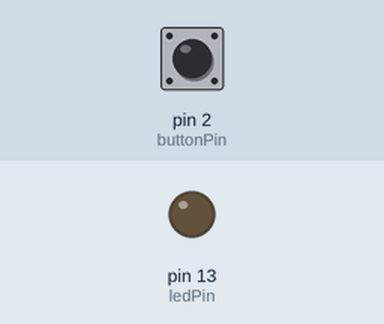
The sketch below on a simulated Arduino Uno, built with avr-gcc and run on an emulated ATmega328P. On the bench: output pins drawn as LEDs (lit = HIGH). The test bench sets the inputs (shaded band); at power-on: pin 2 (buttonPin) LOW.

Above: at 1.2 s.
1.3 s: pin 2 (buttonPin) pulled HIGH for 0.15 s
At 1.6 s:
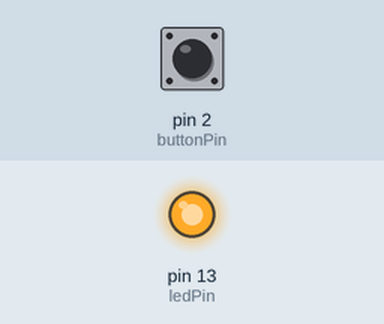
3.8 s: pin 2 (buttonPin) pulled HIGH for 3.2 s
At 8.9 s:
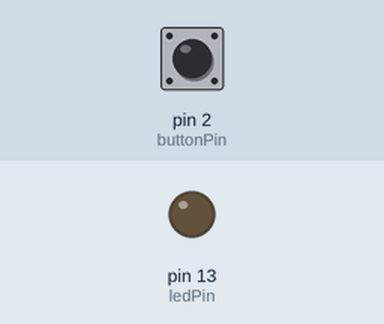
Timing chart, 0 to 10.4 s (numbered marks = the images above; inputs shaded):
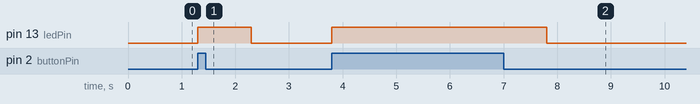

Measured:
- after the input at 1.3 s, pin 13 (ledPin): LOW → HIGH at once, → LOW 1.0 s later
- after the input at 3.8 s, pin 13 (ledPin): LOW → HIGH at once, → LOW 4.0 s later

The sketch:

POC_4.ino
```cpp
// Buttons test, gemaakt met Button template in Arduino

// constants won't change. They're used here to set pin numbers:2
const int buttonPin = 2;     // the number of the pushbutton pin
const int ledPin =  13;      // the number of the LED pin

// variables will change:
int buttonState = 0;         // variable for reading the pushbutton status
unsigned long time;

void setup() {
    // initialize the LED pin as an output:
    pinMode(ledPin, OUTPUT);
    // initialize the pushbutton pin as an input:
    pinMode(buttonPin, INPUT);
}

void loop() {
    // read the state of the pushbutton value:
    buttonState = digitalRead(buttonPin);

    // check if the pushbutton is pressed. If it is, the buttonState is HIGH:
    if (buttonState == HIGH) {
        // turn LED on:
        digitalWrite(ledPin, HIGH);
        Serial.print("Time: ");
        time = millis();
        Serial.println(time);
        delay(1000);
    }
    else {
        // turn LED off:
        digitalWrite(ledPin, LOW);
    }
}
```
